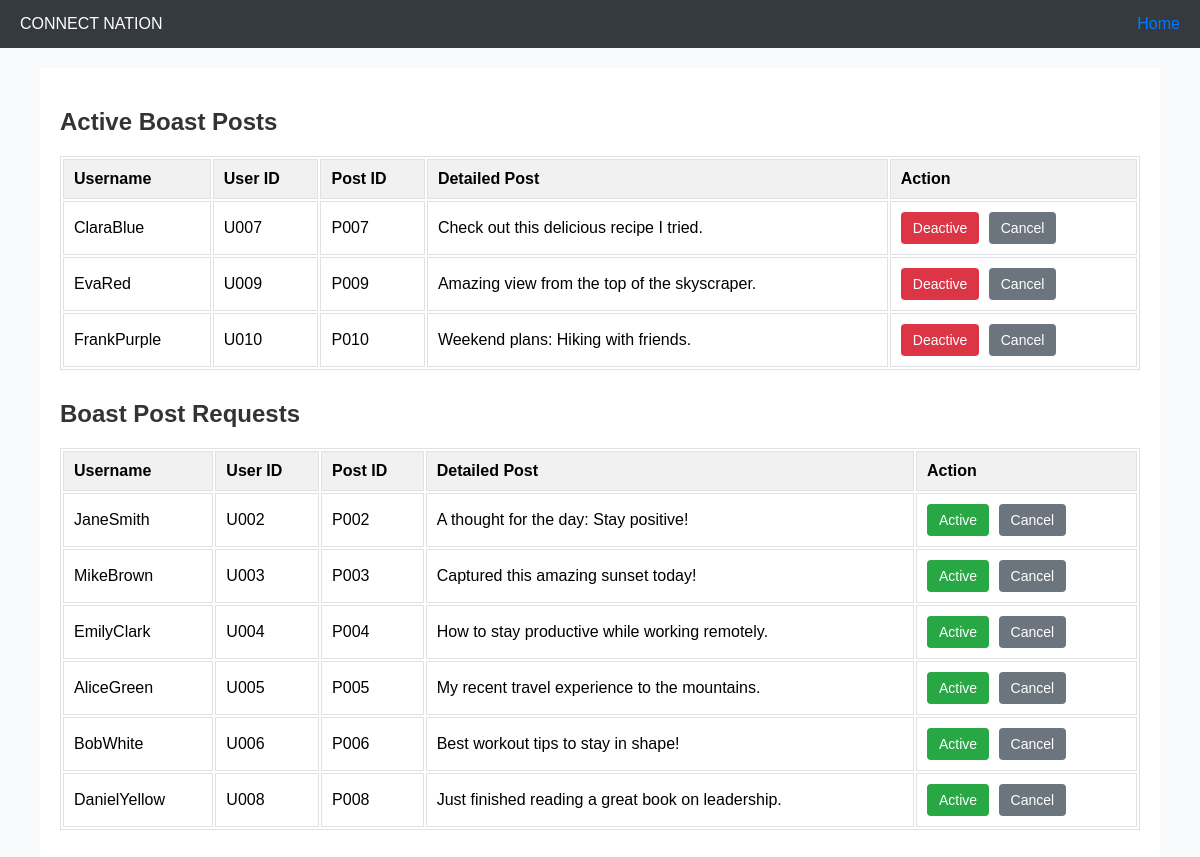
The page /View/BoastPosts.php (signed in) on the database its author committed.
### tables this page shows
CREATE TABLE `boastpost` (
  `postid` varchar(50) NOT NULL,
  `userid` varchar(50) NOT NULL,
  `postdetails` varchar(50) NOT NULL,
  `postType` varchar(50) NOT NULL,
  `Status` varchar(50) NOT NULL,
  `Username` varchar(50) NOT NULL
);

### Model/BoastPostModel.php (called while the page is built, shortened)
<?php
    function getConnection(){
        $con = mysqli_connect('127.0.0.1', 'root', '', 'connectnation');
        return $con;
    }
    function getAllPosts(){
        $con = getConnection();
        $sql = "select * from boastpost";
        $result = mysqli_query($con, $sql);
        $accounts = [];
        if ($result && mysqli_num_rows($result) > 0) {
            while ($row = mysqli_fetch_assoc($result)) {
                $accounts[] = $row;
            }
        }
        return $accounts;
    }
?>

### View/BoastPosts.php (the view, shortened to what this page needs)
<?php
include('../Model/BoastPostModel.php');
if(isset($_SESSION['username'])){
?>
<html>
<head>
</head>
<body>
    <header>
        <div>CONNECT NATION</div>
        <div>
            <a href="AdminHomepage.php">Home</a>
        </div>
    </header>
    <main>
        <h2>Active Boast Posts</h2>
        <table>
            <thead>
                <tr>
                    <th>Username</th>
                    <th>User ID</th>
                    <th>Post ID</th>
                    <th>Detailed Post</th>
                    <th>Action</th>
                </tr>
            </thead>
            <tbody>
                <?php
                 $posts = getAllPosts();
                 if($posts){
                    foreach($posts as $post){
                        if($post['Status'] == 'Active'){
                ?>
                <tr>
                    <td><?php echo $post['Username'] ?></td>
                    <td><?php echo $post['userid'] ?></td>
                    <td><?php echo $post['postid'] ?></td>
                    <td><?php echo $post['postdetails'] ?></td>
                    <td>
                    <button class="deactivate-btn" onclick="window.location.href='../Controller/BoastButton/BoastDeactiveButton.php?id=<?php echo $post['postid']; ?>'">Deactive</button>
                        <button class="cancel-btn" onclick="window.location.href='../Controller/BoastButton/BoastCancelButton.php?id=<?php echo $post['postid']; ?>'">Cancel</button>
                    </td>
                </tr>
                <?php
                }}
                ?>
            </tbody>
        </table>
        <h2>Boast Post Requests</h2>
        <table>
            <thead>
                <tr>
                    <th>Username</th>
                    <th>User ID</th>
                    <th>Post ID</th>
                    <th>Detailed Post</th>
                    <th>Action</th>
                </tr>
            </thead>
            <tbody>
            <?php
                foreach($posts as $post){
                    if($post['Status'] == 'Deactive'){
                ?>
                <tr>
                     <td><?php echo $post['Username'] ?></td>
                    <td><?php echo $post['userid'] ?></td>
                    <td><?php echo $post['postid'] ?></td>
                    <td><?php echo $post['postdetails'] ?></td>
                    <td><button class="activate-btn" onclick="window.location.href='../Controller/BoastButton/BoastActiveButton.php?id=<?php echo $post['postid']; ?>'">Active</button>
                    <button class="cancel-btn" onclick="window.location.href='../Controller/BoastButton/BoastCancelButton.php?id=<?php echo $post['postid']; ?>'">Cancel</button>
                </td>
                </tr>
                <?php
                    }}}
                ?>
            </tbody>
        </table>
    </main>
</body>
</html>
<?php
}
else {
    echo"Please Login First";
    header('location: ../view/login.html');
}
?>

### View/BoastPosts.php (style rules this page uses)
body { font-family: Arial, sans-serif; background-color: #f8f9fa; margin: 0; padding: 0; }
header { background-color: #343a40; color: #fff; padding: 15px 20px; display: flex; justify-content: space-between; align-items: center; }
header a { color: #007bff; text-decoration: none; margin-left: 15px; }
main { margin: 20px auto; width: 90%; max-width: 1200px; background: #fff; padding: 20px; }
h2 { color: #333; margin-bottom: 20px; }
table { width: 100%; margin-bottom: 30px; }
table, th, td { border: 1px solid #dee2e6; }
th, td { padding: 10px; text-align: left; }
th { background-color: #f1f1f1; }
button { padding: 8px 12px; font-size: 14px; color: #fff; border: none; border-radius: 4px; margin-right: 5px; }
.deactivate-btn { background-color: #dc3545; }
.cancel-btn { background-color: #6c757d; }
.activate-btn { background-color: #28a745; }

### rows shown on the page
boastpost: Username "ClaraBlue", userid "U007", postid "P007", postdetails "Check out this delicious recipe I tried."
boastpost: Username "EvaRed", userid "U009", postid "P009", postdetails "Amazing view from the top of the skyscraper."
boastpost: Username "FrankPurple", userid "U010", postid "P010", postdetails "Weekend plans: Hiking with friends."
boastpost: Username "JaneSmith", userid "U002", postid "P002", postdetails "A thought for the day: Stay positive!"
boastpost: Username "MikeBrown", userid "U003", postid "P003", postdetails "Captured this amazing sunset today!"
boastpost: Username "EmilyClark", userid "U004", postid "P004", postdetails "How to stay productive while working remotely."
boastpost: Username "AliceGreen", userid "U005", postid "P005", postdetails "My recent travel experience to the mountains."
boastpost: Username "BobWhite", userid "U006", postid "P006", postdetails "Best workout tips to stay in shape!"
boastpost: Username "DanielYellow", userid "U008", postid "P008", postdetails "Just finished reading a great book on leadership."
